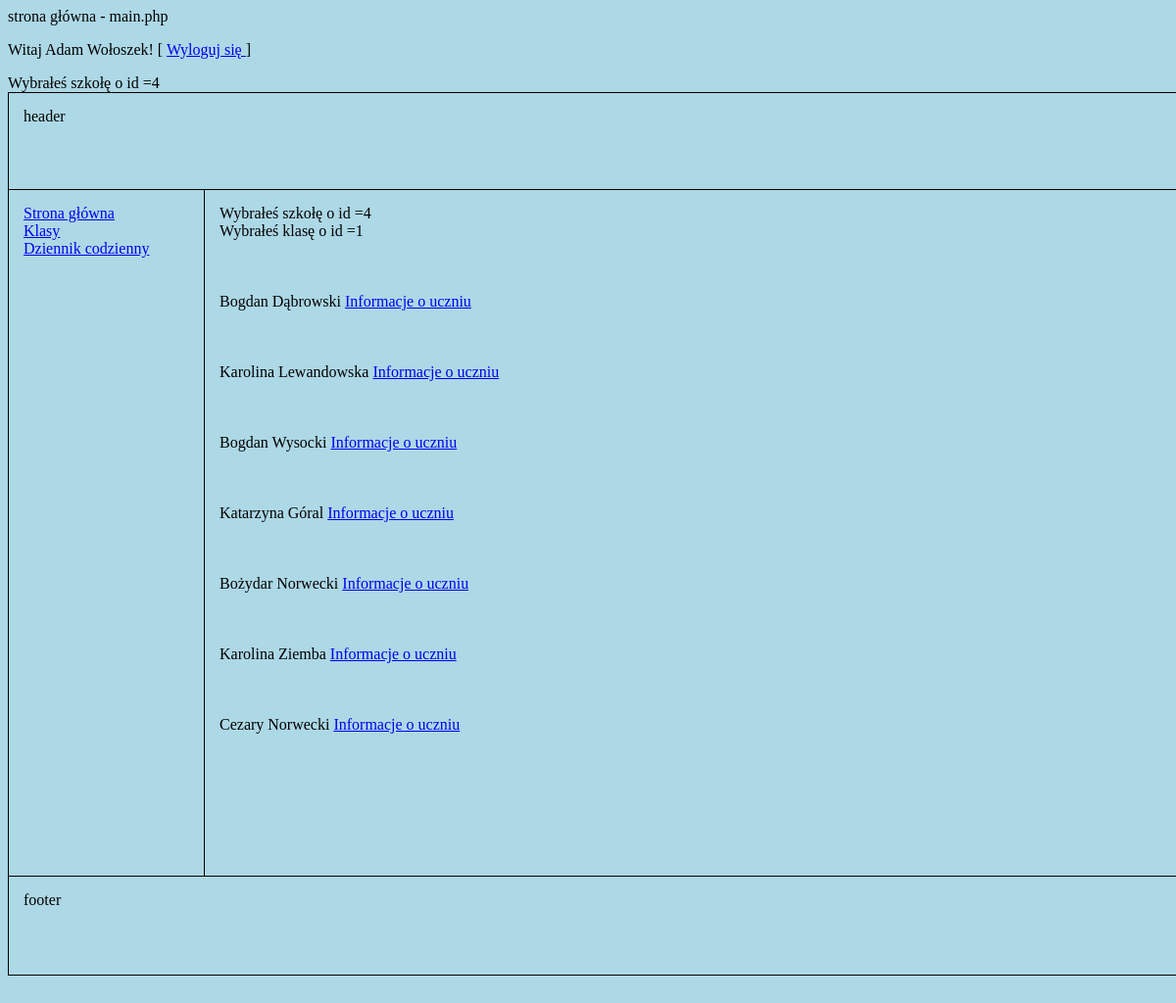
Screenshot of /klasa.php?school_id=4&class_id=1 (signed in) with the database file from the repository.
### tables this page shows
CREATE TABLE `student` (
  `Id` int(11) NOT NULL,
  `School_Id` int(11) NOT NULL,
  `Adress_Id` int(11) NOT NULL,
  `Class_Id` int(11) NOT NULL,
  `Id_User` int(11) NOT NULL,
  `Pesel` int(11) DEFAULT NULL,
  `First_Name` varchar(25) NOT NULL,
  `Second_Name` varchar(25) NOT NULL,
  `Last_Name` varchar(30) NOT NULL,
  `Nationality` varchar(25) NOT NULL,
  `Birth_Date` datetime NOT NULL,
  `Sex` varchar(1) NOT NULL,
  `Phone_Number` varchar(9) NOT NULL,
  `Email` varchar(50) NOT NULL
);

### klasa.php (the view, shortened to what this page needs)
<html lang="pl">
<head>
    <link rel="stylesheet" href="style.css">
</head>
<body>
    <?php
		echo "<p>Witaj ".$_SESSION['imie']." ".$_SESSION['nazwisko'].'! [ <a href="logout.php">Wyloguj się </a>]</p>';
		$school_id = $_GET['school_id'];
		echo "Wybrałeś szkołę o id =" . $school_id . " ";
	?>
	<div id="container">
		<div id="header">
			header
		</div>
		<div id="nav">
			<?php
				echo '<a href="main.php?school_id='.$school_id.' ">Strona główna</a><br>';
				echo '<a href="klasy.php?school_id='.$school_id.' ">Klasy</a><br>';
				echo '<a href="dziennik.php?school_id='.$school_id.' ">Dziennik codzienny</a><br>';
			?>
		</div>
		<div id="content">
			<?php
				$class_id = $_GET['class_id'];
				$school_id = $_GET['school_id'];
				echo "Wybrałeś szkołę o id =" . $school_id . "<br>";
				echo "Wybrałeś klasę o id =" . $class_id . " <br>";
				require_once "connect_edziennik.php";
				$conn = @new mysqli($servername, $username, $password, $dbname);
				if($conn->connect_errno!=0)
				{
					echo "Błąd połączenia".$conn->connect_errno()."\n";
				}
				else
				{
					$sql = "SELECT * FROM student WHERE Class_Id = $class_id";
					$result = $conn->query($sql);
					if($result)
					{
						$number_of_rows = $result->num_rows;
						if($number_of_rows>0)
						{
							echo "<br>";
							while($row = $result->fetch_assoc())
							{
								echo "<br>";
									echo '<br>';
										echo $row["First_Name"] . " " . $row["Last_Name"] . ' <a href="uczen.php?school_id='.$school_id.'&class_id='.$class_id.'&student_id='.$row['Id_User'].'">Informacje o uczniu </a><br>';
									echo '<br>';
							}
						}
						else
						{
							echo "błąd";
						}
					}
				}
			?>
		</div>
		<div id="footer">
			footer
		</div>
	</div>
</body>
</html>

### style.css (style rules this page uses)
body { background-color: lightblue; }
#container { margin-left: auto; margin-right: auto; border: 1px solid black; width: 1200px; height: 900px; }
#header { border-bottom: 1px solid black; box-sizing: border-box; height: 99px; padding: 15px; }
#nav { border-right: 1px solid black; box-sizing: border-box; width: 200px; height: 700px; float: left; padding: 15px; }
#content { width: 970px; height: 670px; float: left; padding: 15px; }
#footer { padding: 15px; clear: both; height:99px; width: 1170px; border-top: 1px solid black; }

### rows the page displays
student: First_Name "Bogdan", Last_Name "Dąbrowski"
student: First_Name "Karolina", Last_Name "Lewandowska"
student: First_Name "Bogdan", Last_Name "Wysocki"
student: First_Name "Katarzyna", Last_Name "Góral"
student: First_Name "Bożydar", Last_Name "Norwecki"
student: First_Name "Karolina", Last_Name "Ziemba"
student: First_Name "Cezary", Last_Name "Norwecki"

### other values shown
$_SESSION['imie'] "Adam"
$_SESSION['nazwisko'] "Wołoszek"
$school_id "4"
$class_id "1"
